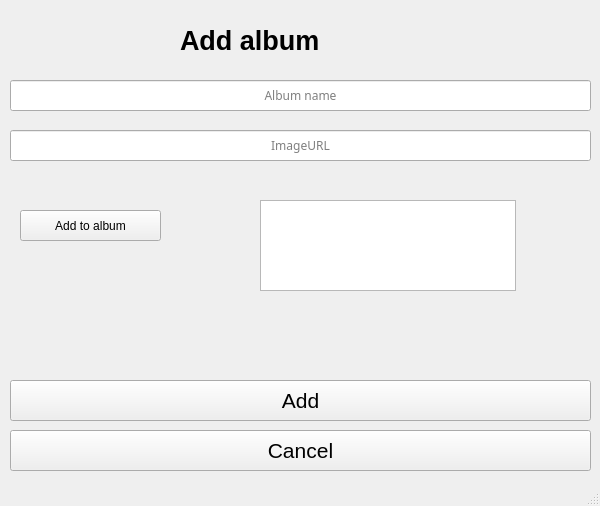
<?xml version="1.0" encoding="UTF-8"?>
<ui version="4.0">
 <class>MainWindow</class>
 <widget class="QMainWindow" name="MainWindow">
  <property name="geometry">
   <rect>
    <x>0</x>
    <y>0</y>
    <width>600</width>
    <height>506</height>
   </rect>
  </property>
  <property name="windowTitle">
   <string>MainWindow</string>
  </property>
  <widget class="QWidget" name="centralwidget">
   <widget class="QLabel" name="label">
    <property name="geometry">
     <rect>
      <x>180</x>
      <y>20</y>
      <width>311</width>
      <height>41</height>
     </rect>
    </property>
    <property name="font">
     <font>
      <pointsize>20</pointsize>
      <weight>75</weight>
      <bold>true</bold>
     </font>
    </property>
    <property name="text">
     <string>Add album</string>
    </property>
   </widget>
   <widget class="QLineEdit" name="albumName">
    <property name="geometry">
     <rect>
      <x>10</x>
      <y>80</y>
      <width>581</width>
      <height>31</height>
     </rect>
    </property>
    <property name="font">
     <font>
      <family>MS Reference Sans Serif</family>
     </font>
    </property>
    <property name="text">
     <string/>
    </property>
    <property name="alignment">
     <set>Qt::AlignCenter</set>
    </property>
    <property name="placeholderText">
     <string>Album name</string>
    </property>
    <property name="clearButtonEnabled">
     <bool>false</bool>
    </property>
   </widget>
   <widget class="QLineEdit" name="imageUrl">
    <property name="geometry">
     <rect>
      <x>10</x>
      <y>130</y>
      <width>581</width>
      <height>31</height>
     </rect>
    </property>
    <property name="font">
     <font>
      <family>MS Reference Sans Serif</family>
     </font>
    </property>
    <property name="text">
     <string/>
    </property>
    <property name="alignment">
     <set>Qt::AlignCenter</set>
    </property>
    <property name="placeholderText">
     <string>ImageURL</string>
    </property>
    <property name="clearButtonEnabled">
     <bool>false</bool>
    </property>
   </widget>
   <widget class="QPushButton" name="add_button">
    <property name="geometry">
     <rect>
      <x>10</x>
      <y>380</y>
      <width>581</width>
      <height>41</height>
     </rect>
    </property>
    <property name="font">
     <font>
      <pointsize>16</pointsize>
     </font>
    </property>
    <property name="text">
     <string>Add</string>
    </property>
   </widget>
   <widget class="QPushButton" name="addPieceButton">
    <property name="geometry">
     <rect>
      <x>20</x>
      <y>210</y>
      <width>141</width>
      <height>31</height>
     </rect>
    </property>
    <property name="font">
     <font>
      <weight>50</weight>
      <bold>false</bold>
     </font>
    </property>
    <property name="text">
     <string>Add to album</string>
    </property>
   </widget>
   <widget class="QPushButton" name="cancelButton">
    <property name="geometry">
     <rect>
      <x>10</x>
      <y>430</y>
      <width>581</width>
      <height>41</height>
     </rect>
    </property>
    <property name="font">
     <font>
      <pointsize>16</pointsize>
     </font>
    </property>
    <property name="text">
     <string>Cancel</string>
    </property>
   </widget>
   <widget class="QListWidget" name="listView">
    <property name="geometry">
     <rect>
      <x>260</x>
      <y>200</y>
      <width>256</width>
      <height>91</height>
     </rect>
    </property>
   </widget>
  </widget>
  <widget class="QStatusBar" name="statusbar"/>
 </widget>
 <resources/>
 <connections/>
</ui>
